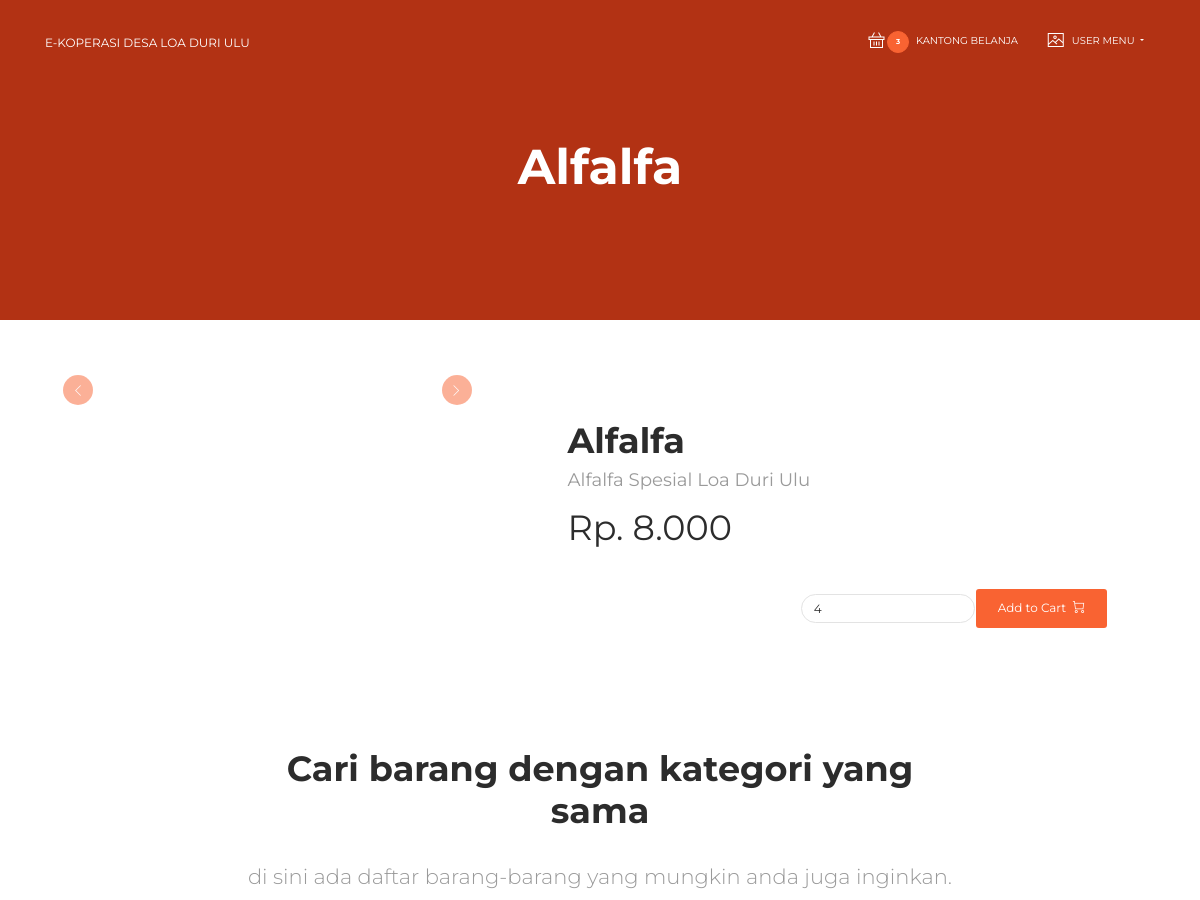
Page /item-details/2/ (signed in, upper part) on the earlier database version.
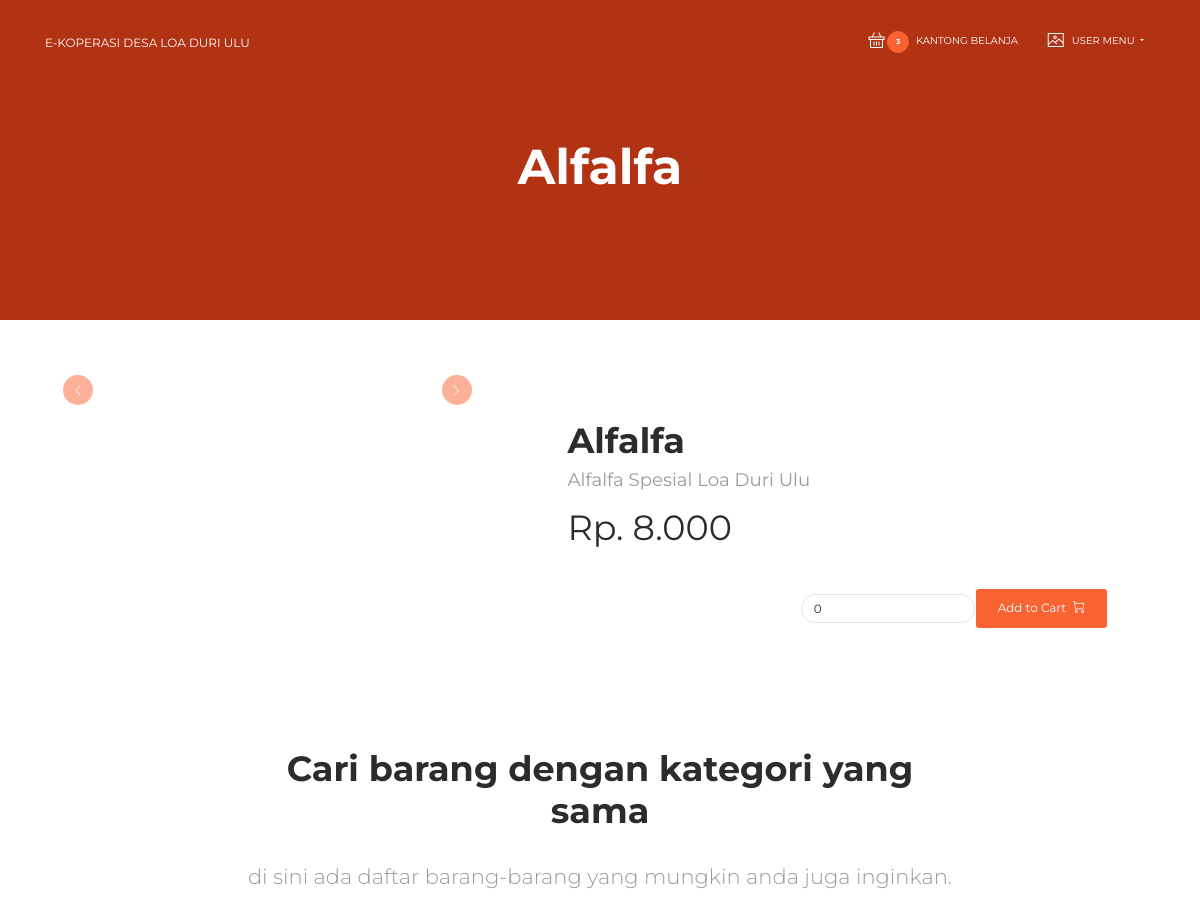
Same page on the later database version.
### commerce/models.py (models this page shows, shortened)
class OrderItem(models.Model):
    order = models.ForeignKey(Order, on_delete=models.CASCADE, related_name='order_items')
    item = models.ForeignKey(Item, on_delete=models.CASCADE, related_name='order_item')
    qty = models.FloatField()

### commerce/views.py (the view)
# urls.py: path('item-details/<pk>/', ItemPage.as_view(), name='item-page'),
class ItemPage(DetailView):
    models = Item
    template_name = 'commerce/pages/item-details/index.html'
    context_object_name = 'item'
    queryset = Item.objects.all()
    def get_context_data(self, **kwargs):
        context = super().get_context_data(**kwargs)
        if self.request.user.is_authenticated:
            qs = OrderItem.objects.all().filter(order__user=self.request.user, item=context['item'],
                                                order__ordered=False).first()
            if qs:
                context['ordered'] = qs.qty
            else:
                context['ordered'] = 0
        else:
            context['ordered'] = 0
        context['items'] = Item.objects.all().filter(category__in=context['item'].category.all())
        return context

### commerce/context.py (called while the page is built)
def user_cart_ctx(request):
    if request.user.is_authenticated:
        data = OrderItem.objects.filter(order__user=request.user, order__ordered=False)
        return {
            'carts': data.all(),
            'carts_count': data.count(),
        }
    return {
            'carts': None,
            'carts_count': 0,
        }

### templates/commerce/pages/item-details/index.html (shortened to what this page needs)
{% extends 'layouts/base.html' %}
{% load i18n %}
{% load humanize %}
{% block header %}
    <div class="page-header page-header-mini header-filter">
    {% if item.thumbnail %}
        <div class="page-header-image" style="background-image: url('{{ item.thumbnail.url }}');"></div>
    {% else %}
        <div class="page-header-image" style="background-color: #ff471d;"></div>
    {% endif %}
    <div class="content-center text-center">
            <div class="row">
                <div class="col-md-8 ml-auto mr-auto">
                    <h1 class="title">{{ item.title }}</h1>
                </div>
            </div>
        </div>
    </div>
{% endblock %}
{% block content %}
    <div class="section">
        <div class="container">
            <div class="row">
                <div class="col-md-5">
                    <div id="productCarousel" class="carousel slide" data-ride="carousel" data-interval="8000">
                            <a class="carousel-control-prev" href="#productCarousel" role="button" data-slide="prev">
                                <button type="button" class="btn btn-primary btn-icon btn-round btn-sm" name="button">
                                    <i class="now-ui-icons arrows-1_minimal-left"></i>
                                </button>
                            </a>
                            <a class="carousel-control-next" href="#productCarousel" role="button" data-slide="next">
                                <button type="button" class="btn btn-primary btn-icon btn-round btn-sm" name="button">
                                    <i class="now-ui-icons arrows-1_minimal-right"></i>
                                </button>
                            </a>
                        </div>
                    </div>
                    <div class="col-md-6 ml-auto mr-auto">
                        <h2 class="title"> {{ item.title }} </h2>
                        <h5 class="category">{{ item.description }}</h5>
                        <h2 class="main-price">Rp. {{ item.price|intcomma }}</h2>
                        <div class="row justify-content-end">
                            <form class="form-inline"
                                  hx-post="{% url 'add_order_item' item.id %}"
                                  hx-target="#shopping-cart"
                            >
                                <input type="number" class="form-control" placeholder="qty" name="qty" id="qty" value="{{ ordered|floatformat:0|intcomma }}">
                                {% if user.is_authenticated %}
                                <button class="btn btn-primary mr-3" type="submit">Add to Cart &nbsp;<i
                                    class="now-ui-icons shopping_cart-simple"></i></button>
                                {% else %}
                                    <a class="btn btn-primary mr-3" href="{% url 'account_login' %}">Add to Cart &nbsp;<i
                                    class="now-ui-icons shopping_cart-simple"></i></a>
                                {% endif %}
                            </form>
                        </div>
                    </div>
                </div>
                <div class="features-4">
                    <div class="container">
                        <div class="row">
                            <div class="col-md-8 ml-auto mr-auto text-center">
                                <h2 class="title">Cari barang dengan kategori yang sama</h2>
                                <h4 class="description">di sini ada daftar barang-barang
                                    yang mungkin anda juga inginkan. </h4>
                            </div>
                        </div>
                    </div>
                </div>
            </div>
        </div>
{% endblock %}

Differences in the rows shown:
removed OrderItem: qty "4"
Other differences:
form field qty: (not shown) → "0"
